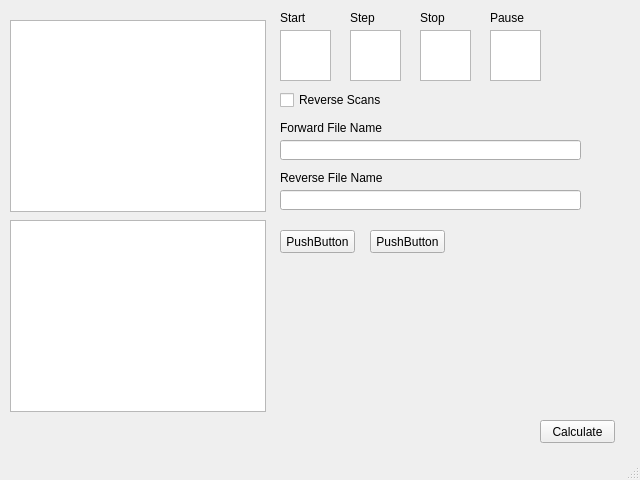
<?xml version="1.0" encoding="UTF-8"?>
<ui version="4.0">
 <class>MainWindow</class>
 <widget class="QMainWindow" name="MainWindow">
  <property name="geometry">
   <rect>
    <x>0</x>
    <y>0</y>
    <width>640</width>
    <height>480</height>
   </rect>
  </property>
  <property name="windowTitle">
   <string>Keithley Control</string>
  </property>
  <widget class="QWidget" name="centralwidget">
   <widget class="QPushButton" name="pushButton">
    <property name="geometry">
     <rect>
      <x>280</x>
      <y>230</y>
      <width>75</width>
      <height>23</height>
     </rect>
    </property>
    <property name="text">
     <string>PushButton</string>
    </property>
   </widget>
   <widget class="QPushButton" name="pushButton_2">
    <property name="geometry">
     <rect>
      <x>370</x>
      <y>230</y>
      <width>75</width>
      <height>23</height>
     </rect>
    </property>
    <property name="text">
     <string>PushButton</string>
    </property>
   </widget>
   <widget class="QGraphicsView" name="graphicsView">
    <property name="geometry">
     <rect>
      <x>10</x>
      <y>20</y>
      <width>256</width>
      <height>192</height>
     </rect>
    </property>
   </widget>
   <widget class="QGraphicsView" name="graphicsView_2">
    <property name="geometry">
     <rect>
      <x>10</x>
      <y>220</y>
      <width>256</width>
      <height>192</height>
     </rect>
    </property>
   </widget>
   <widget class="QCheckBox" name="checkBox">
    <property name="geometry">
     <rect>
      <x>280</x>
      <y>90</y>
      <width>101</width>
      <height>20</height>
     </rect>
    </property>
    <property name="text">
     <string>Reverse Scans?</string>
    </property>
   </widget>
   <widget class="QPlainTextEdit" name="plainTextEdit">
    <property name="geometry">
     <rect>
      <x>280</x>
      <y>30</y>
      <width>51</width>
      <height>51</height>
     </rect>
    </property>
   </widget>
   <widget class="QPlainTextEdit" name="plainTextEdit_2">
    <property name="geometry">
     <rect>
      <x>350</x>
      <y>30</y>
      <width>51</width>
      <height>51</height>
     </rect>
    </property>
   </widget>
   <widget class="QPlainTextEdit" name="plainTextEdit_3">
    <property name="geometry">
     <rect>
      <x>420</x>
      <y>30</y>
      <width>51</width>
      <height>51</height>
     </rect>
    </property>
   </widget>
   <widget class="QPlainTextEdit" name="plainTextEdit_4">
    <property name="geometry">
     <rect>
      <x>490</x>
      <y>30</y>
      <width>51</width>
      <height>51</height>
     </rect>
    </property>
   </widget>
   <widget class="QLabel" name="label">
    <property name="geometry">
     <rect>
      <x>280</x>
      <y>10</y>
      <width>51</width>
      <height>16</height>
     </rect>
    </property>
    <property name="text">
     <string>Start</string>
    </property>
   </widget>
   <widget class="QLabel" name="label_2">
    <property name="geometry">
     <rect>
      <x>420</x>
      <y>10</y>
      <width>51</width>
      <height>16</height>
     </rect>
    </property>
    <property name="text">
     <string>Stop</string>
    </property>
   </widget>
   <widget class="QLabel" name="label_3">
    <property name="geometry">
     <rect>
      <x>350</x>
      <y>10</y>
      <width>51</width>
      <height>16</height>
     </rect>
    </property>
    <property name="text">
     <string>Step</string>
    </property>
   </widget>
   <widget class="QLabel" name="label_4">
    <property name="geometry">
     <rect>
      <x>490</x>
      <y>10</y>
      <width>51</width>
      <height>16</height>
     </rect>
    </property>
    <property name="text">
     <string>Pause</string>
    </property>
   </widget>
   <widget class="QLineEdit" name="lineEdit">
    <property name="geometry">
     <rect>
      <x>280</x>
      <y>140</y>
      <width>301</width>
      <height>20</height>
     </rect>
    </property>
   </widget>
   <widget class="QLineEdit" name="lineEdit_2">
    <property name="geometry">
     <rect>
      <x>280</x>
      <y>190</y>
      <width>301</width>
      <height>20</height>
     </rect>
    </property>
   </widget>
   <widget class="QLabel" name="label_5">
    <property name="geometry">
     <rect>
      <x>280</x>
      <y>120</y>
      <width>141</width>
      <height>16</height>
     </rect>
    </property>
    <property name="text">
     <string>Forward File Name</string>
    </property>
   </widget>
   <widget class="QLabel" name="label_6">
    <property name="geometry">
     <rect>
      <x>280</x>
      <y>170</y>
      <width>141</width>
      <height>16</height>
     </rect>
    </property>
    <property name="text">
     <string>Reverse File Name</string>
    </property>
   </widget>
   <widget class="QPushButton" name="pushButton_3">
    <property name="geometry">
     <rect>
      <x>540</x>
      <y>420</y>
      <width>75</width>
      <height>23</height>
     </rect>
    </property>
    <property name="text">
     <string>Calculate</string>
    </property>
   </widget>
  </widget>
  <widget class="QStatusBar" name="statusbar"/>
 </widget>
 <resources/>
 <connections/>
</ui>
